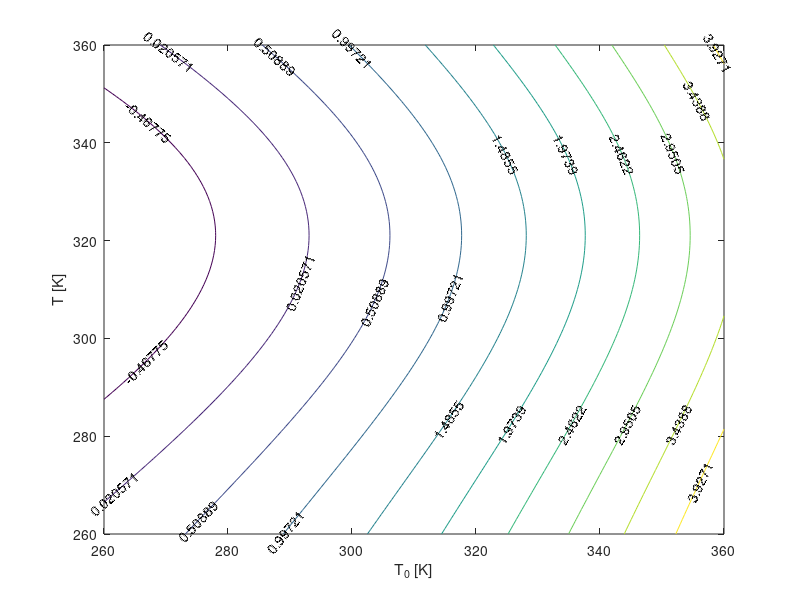

Here is the MATLAB script that generated this plot:
% Homework one: climate feedback
sigma = 5.67.*10.^-8;
F0 = 1367;
%T0 = (F0./(4.*sigma)).^(1/4);
A = 0.29;
%tao = 0.63;
%epsilon = 1/(1+tao);
Cp = 1000;
P = 10^5;
g = 10;
C = Cp.*P./g;
T0 = 260:1:360;
    F1 = T0.^4.*(1-A);
T = 260:1:360;
    F2 = T.^4;
    
Z = ones(101,101);
for i = 1 : 101
    for j = 1 : 101
        Z(i,j) = F1(j)-F2(i)./(1+(0.56+0.07.*exp(5413.*(1/288-1./T(i)))));
    end
end
%Z = sigma/C.*(T0.^4.*(1-A)-epsilon.*T.^4);
Y = sigma/C.*Z.*60.*60.*24;
[M,h] = contour(T0,T,Y)
clabel(M,h)
xlabel('T_0 [K]')
ylabel('T [K]')